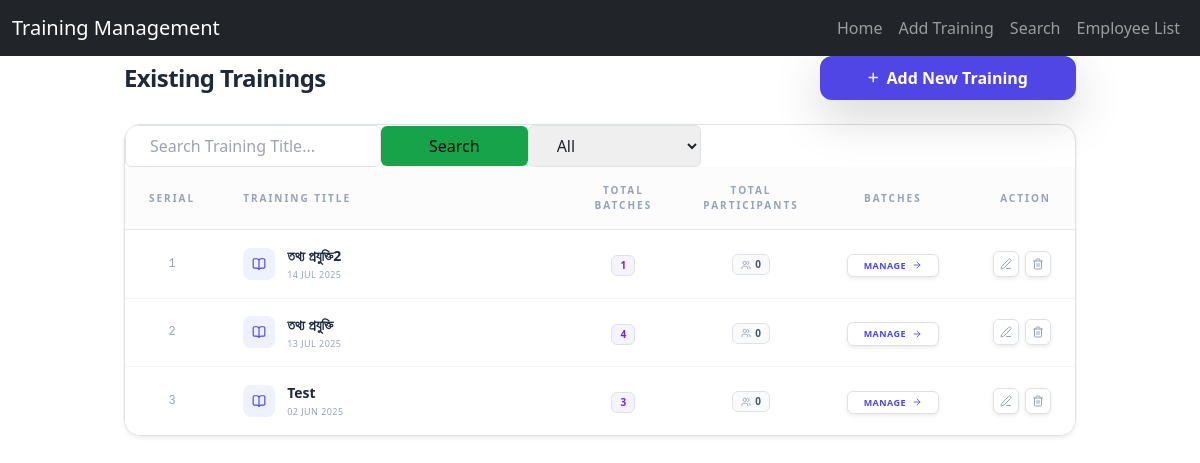
The page /dashboard/trainings/ (signed in) on the database its author committed.
### dashboard/models.py (models this page shows, shortened)
class Training(models.Model):
    TRAINING_TYPE_CHOICES = [
        ('ইন-হাউজ/অভ্যন্তরীণ', 'ইন-হাউজ/অভ্যন্তরীণ'),
        ('স্থানীয়', 'স্থানীয়'),
        ('বৈদেশিক', 'বৈদেশিক'),
    ]
    title = models.CharField(max_length=255)
    organizer = models.CharField(max_length=255, default='Unknown')
    training_type = models.CharField(
        max_length=50,
        choices=TRAINING_TYPE_CHOICES,
        default='ইন-হাউজ/অভ্যন্তরীণ'
    )
    created_at = models.DateTimeField(auto_now_add=True)

### dashboard/views/training.py (the view)
# urls.py: path('trainings/', training.list_trainings, name='training_list'),
@login_required
def list_trainings(request):
    trainings = Training.objects.order_by('-created_at')
    return render(request, "dashboard/add_training.html", {"trainings": trainings})

### dashboard/templates/dashboard/add_training.html (shortened to what this page needs)
{% extends 'base.html' %}
{% block content %}
<script src="https://cdn.tailwindcss.com"></script>
<link rel="stylesheet" href="https://cdnjs.cloudflare.com/ajax/libs/font-awesome/6.4.0/css/all.min.css">
<link rel="stylesheet" href="https://cdn.jsdelivr.net/npm/toastify-js/src/toastify.min.css">
<div class="container mx-auto py-8 px-4">
    <div class="flex flex-col sm:flex-row justify-between items-start sm:items-center mb-6 gap-4">
        <div>
            <h2 class="text-2xl font-bold text-gray-800 tracking-tight">Existing Trainings</h2>
        </div>
        <button id="openAddTrainingModal" class="bg-indigo-600 hover:bg-indigo-700 text-white px-5 py-2.5 rounded-xl shadow-lg shadow-indigo-100 transition-all active:scale-95 flex items-center font-bold">
            <i class="fa-solid fa-plus mr-2 text-xs"></i>Add New Training
        </button>
    </div>
    <div class="bg-white rounded-2xl shadow-sm border border-gray-200 overflow-hidden">
        <div class="overflow-x-auto custom-scrollbar">
            <table class="min-w-full divide-y divide-gray-200 serial-table">
                <thead class="bg-gray-50/50">
                    <tr>
                        <th class="px-4 py-3 text-center text-[10px] font-black text-slate-400 uppercase tracking-[0.2em] border-b w-12">Serial</th>
                        <th class="px-4 py-3 text-left text-[10px] font-black text-slate-400 uppercase tracking-[0.2em] border-b">Training Title</th>
                        <th class="px-4 py-3 text-center text-[10px] font-black text-slate-400 uppercase tracking-[0.2em] border-b w-28">Total Batches</th>
                        <th class="px-4 py-3 text-center text-[10px] font-black text-slate-400 uppercase tracking-[0.2em] border-b w-32">Total Participants</th>
                        <th class="px-4 py-3 text-center text-[10px] font-black text-slate-400 uppercase tracking-[0.2em] border-b w-32">Batches</th>
                        <th class="px-4 py-3 text-right text-[10px] font-black text-slate-400 uppercase tracking-[0.2em] border-b w-28">Action</th>
                    </tr>
                </thead>
                <tbody id="trainingTableBody" class="bg-white divide-y divide-gray-100">
                    {% include 'dashboard/_training_list.html' %}
                </tbody>
            </table>
        </div>
    </div>
</div>
{% endblock %}

### dashboard/templates/dashboard/_training_list.html (shortened to what this page needs)
<form method="get" id="filterForm" class="mb-6 flex flex-wrap gap-4 items-center">
    <input type="text"
           name="title"
           value="{{ request.GET.title }}"
           placeholder="Search Training Title..."
           class="border px-4 py-2 rounded w-64">
    <button type="submit"
            class="bg-green-600 text-black px-5 py-2 rounded hover:bg-green-700">
        Search
    </button>
    <select name="training_type"
            class="border px-4 py-2 rounded"
            onchange="document.getElementById('filterForm').submit();">
        <option value="">All</option>
    </select>
</form>
{% for training in trainings %}
<tr class="hover:bg-slate-50/50 transition-all group animate-row">
    <td class="px-4 py-3 whitespace-nowrap text-xs text-slate-400 font-mono serial-number text-center w-12">
    </td>
    <td class="px-4 py-3">
        <div class="flex items-center space-x-3">
            <div class="w-8 h-8 rounded-lg bg-indigo-50 flex items-center justify-center text-indigo-600 group-hover:scale-105 transition-all flex-shrink-0">
                <i data-lucide="book-open" class="w-3.5 h-3.5"></i>
            </div>
            <div class="space-y-0.5 min-w-0">
                <p class="font-bold text-slate-800 group-hover:text-indigo-600 transition-colors text-sm truncate max-w-[200px] sm:max-w-xs">{{ training.title }}</p>
                <p class="text-[9px] text-slate-400 font-medium uppercase tracking-wider">{{ training.created_at|date:"d M Y" }}</p>
            </div>
        </div>
    </td>
    <td class="px-4 py-3 text-center w-28">
        <span class="inline-flex items-center justify-center min-w-[24px] px-2 py-0.5 rounded-md bg-violet-50 text-violet-700 font-black text-[10px] border border-violet-100">
            {{ training.batch_count|default:training.batches.count|default:0 }}
        </span>
    </td>
    <td class="px-4 py-3 text-center w-32">
        <span class="inline-flex items-center space-x-1 text-slate-600 font-bold px-2 py-0.5 bg-slate-50 rounded-md border border-slate-100">
            <i data-lucide="users" class="w-2.5 h-2.5 text-slate-400"></i>
            <span class="text-[10px]">{{ training.participant_count|default:0 }}</span>
        </span>
    </td>
    <td class="px-4 py-3 text-center w-32">
        <a href="{% url 'dashboard:add_batch' training.id %}" class="inline-flex items-center space-x-1.5 bg-white hover:bg-indigo-600 text-indigo-600 hover:text-white px-3 py-1 rounded-md font-bold text-[9px] uppercase tracking-wider transition-all border border-indigo-100 shadow-sm">
            <span>Manage</span>
            <i data-lucide="arrow-right" class="w-2.5 h-2.5"></i>
        </a>
    </td>
    <td class="px-4 py-3 text-right w-28">
    <div class="flex items-center justify-end space-x-1.5">
        <a href="{% url 'dashboard:update_training' training.id %}"
           class="p-1.5 bg-white border border-slate-100
                  hover:bg-blue-600 hover:text-white
                  text-slate-400 rounded-md transition-all shadow-sm"
           title="Edit Training">
            <i data-lucide="edit-3" class="w-3 h-3"></i>
        </a>
        <form method="post"
              action="{% url 'dashboard:delete_training' training.id %}"
              onsubmit="return confirm('Are you sure you want to delete this training?');">
            <button type="submit"
                class="p-1.5 bg-white border border-slate-100
                       hover:bg-rose-600 hover:text-white
                       text-slate-400 rounded-md transition-all shadow-sm"
                title="Delete Training">
                <i data-lucide="trash-2" class="w-3 h-3"></i>
            </button>
        </form>
        </div>
    </td>
</tr>
{% endfor %}

### rows shown on the page
Training: title "তথ্য প্রযুক্তি2", created_at "14 JUL 2025", batch_count "1", participant_count "0"
Training: title "তথ্য প্রযুক্তি", created_at "13 JUL 2025", batch_count "4", participant_count "0"
Training: title "Test", created_at "02 JUN 2025", batch_count "3", participant_count "0"
